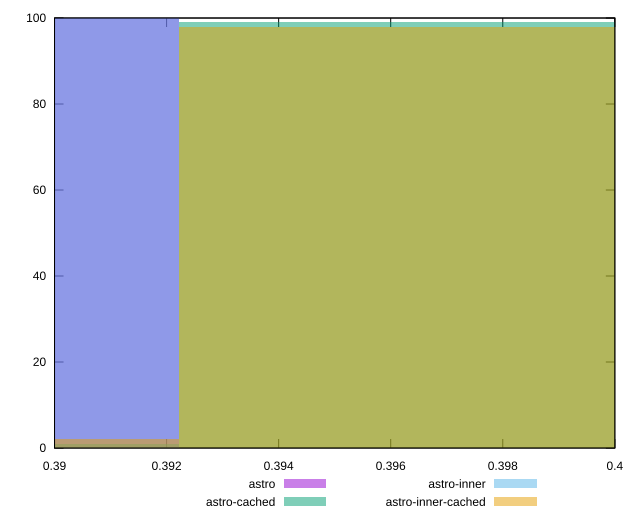

Write gnuplot code to recreate this figure.
reset

$astro <<EOF
0.38669133493685764 100
EOF

$astroCached <<EOF
0.38669133493685764 1
0.3977396587921964 99
EOF

$astroInner <<EOF
0.38669133493685764 100
EOF

$astroInnerCached <<EOF
0.38669133493685764 2
0.3977396587921964 98
EOF

set key outside below
set boxwidth 0.01104832385533879
set xrange [0.39:0.4]
set yrange [0:100]
set trange [0:100]
set style fill transparent solid 0.5 noborder
set terminal svg size 640, 520 enhanced background rgb 'white'
set output "reports/report_00033_2021-03-01T14-23-16.841Z/render-blocking-resources/comparison/histogram/all_score.svg"

plot $astro title "astro" with boxes, \
     $astroCached title "astro-cached" with boxes, \
     $astroInner title "astro-inner" with boxes, \
     $astroInnerCached title "astro-inner-cached" with boxes

reset
